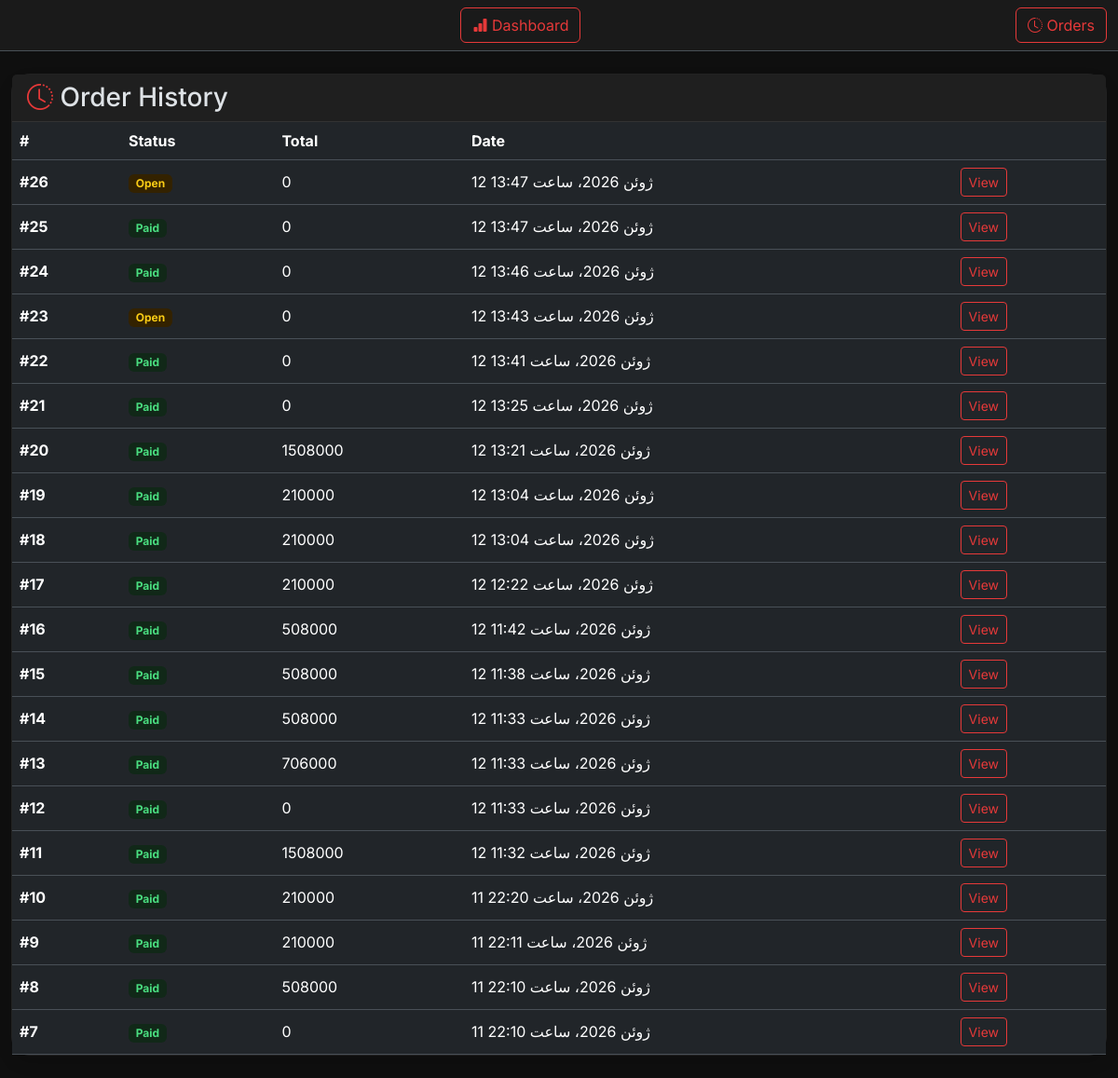
/orders/, run on an earlier commit of the app's database.
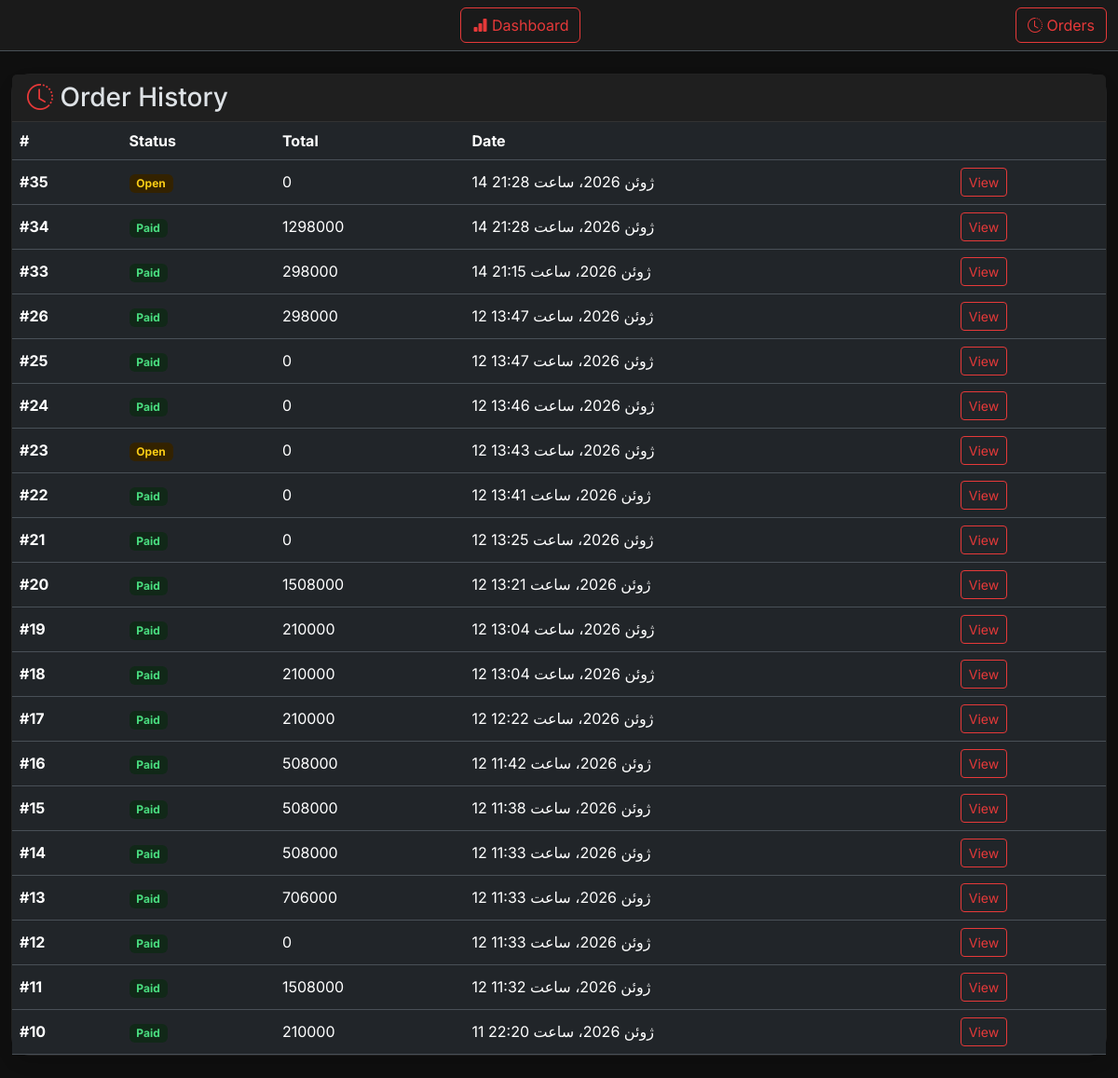
And on a later commit of the database.
### menu/models.py (models this page shows, shortened)
class Order(models.Model):
    STATUS_CHOICES=[
        ('open', 'open'),
        ('paid', 'paid'),
    ]
    created_at = models.DateTimeField(auto_now_add=True)
    total_price = models.PositiveIntegerField(default=0)
    status = models.CharField(max_length=10, choices=STATUS_CHOICES, default='open')

### menu/views.py (the view)
# urls.py: path('orders/', OrderListView.as_view(), name='order-list')
class OrderListView(ListView):
    model = Order
    template_name = "menu/order-list.html"
    context_object_name = "orders"
    ordering = ["-created_at"]
    paginate_by = 20

### menu/templates/menu/order-list.html (shortened to what this page needs)
{% extends "_base.html" %}
{% load humanize %}
{% block content %}
<div class="card shadow">
    <div class="card-header">
        <h3 class="mb-0">
            <i class="bi bi-clock-history"
               style="color: var(--primary-red);"></i>
            Order History
        </h3>
    </div>
    <div class="card-body p-0">
        <table class="table table-hover align-middle mb-0">
            <thead>
                <tr>
                    <th>#</th>
                    <th>Status</th>
                    <th>Total</th>
                    <th>Date</th>
                    <th></th>
                </tr>
            </thead>
            <tbody>
                {% for order in orders %}
                <tr>
                    <td>
                        <strong>
                            #{{ order.id }}
                        </strong>
                    </td>
                    <td>
                        {% if order.status == "paid" %}
                        <span
                            class="badge"
                            style="
                                background:#112818;
                                color:#4ade80;
                            "
                        >
                            Paid
                        </span>
                        {% else %}
                        <span
                            class="badge"
                            style="
                                background:#332200;
                                color:#facc15;
                            "
                        >
                            Open
                        </span>
                        {% endif %}
                    </td>
                    <td>
                        {{ order.total_price|intcomma }}
                    </td>
                    <td>
                        {{ order.created_at }}
                    </td>
                    <td>
                        <a
                            href="{% url 'order-detail' order.id %}"
                            class="btn btn-sm btn-outline-danger"
                        >
                            View
                        </a>
                    </td>
                </tr>
                {% endfor %}
            </tbody>
        </table>
    </div>
</div>
{% endblock %}

### templates/_base.html (shortened to what this page needs)
{% load i18n %}
<!DOCTYPE html>
<html lang="fa" data-bs-theme="dark">
<head>
    <link href="https://cdn.jsdelivr.net/npm/bootstrap@5.3.7/dist/css/bootstrap.min.css" rel="stylesheet">
    <link rel="stylesheet" href="https://cdn.jsdelivr.net/npm/bootstrap-icons@1.13.1/font/bootstrap-icons.min.css">
</head>
<body>
    <nav class="navbar navbar-expand-lg navbar-dark border-bottom">
        <div class="container-fluid">
            <div
                class="d-flex
                    justify-content-between
                    align-items-center
                    w-100"
            >
                <a
                    href="{% url 'dashboard' %}"
                    class="btn btn-outline-danger"
                >
                    <i class="bi bi-bar-chart-fill"></i>
                    Dashboard
                </a>
                <a
                    href="{% url 'order-list' %}"
                    class="btn btn-outline-danger"
                >
                    <i class="bi bi-clock-history"></i>
                    Orders
                </a>
            </div>
        </div>
    </nav>
    <div class="container-fluid py-4">
        {% block content %}{% endblock %}
    </div>
</body>
</html>

### templates/_base.html (style rules this page uses)
:root { --primary-red: #e63939; --red-dark: #c1121f; --red-light: #f77f7f; }
body { background: #0f0f0f; font-family: 'Inter', system-ui, -apple-system, sans-serif; }
.navbar { background: #1a1a1a !important; border-bottom: 3px solid var(--primary-red); }
.card { border-radius: 20px; border: 1px solid #222; background: #181818; }
.card-header { background: #1f1f1f; border-bottom: 1px solid #333; }
.btn-outline-danger { border-color: var(--primary-red); color: var(--primary-red); }
.table { margin-bottom: 0; }

What changed in the data, as far as the page shows it:
no longer on this page (row unchanged): Order: id "9", status "Paid", total_price "210000", created_at "11 ژوئن 2026، ساعت 22:11"
no longer on this page (row unchanged): Order: id "8", status "Paid", total_price "508000", created_at "11 ژوئن 2026، ساعت 22:10"
no longer on this page (row unchanged): Order: id "7", status "Paid", total_price "0", created_at "11 ژوئن 2026، ساعت 22:10"
added Order: id "35", status "Open", total_price "0", created_at "14 ژوئن 2026، ساعت 21:28"
added Order: id "34", status "Paid", total_price "1298000", created_at "14 ژوئن 2026، ساعت 21:28"
added Order: id "33", status "Paid", total_price "298000", created_at "14 ژوئن 2026، ساعت 21:15"
changed Order id 26: total_price "0" → "298000"; status "Open" → "Paid"
